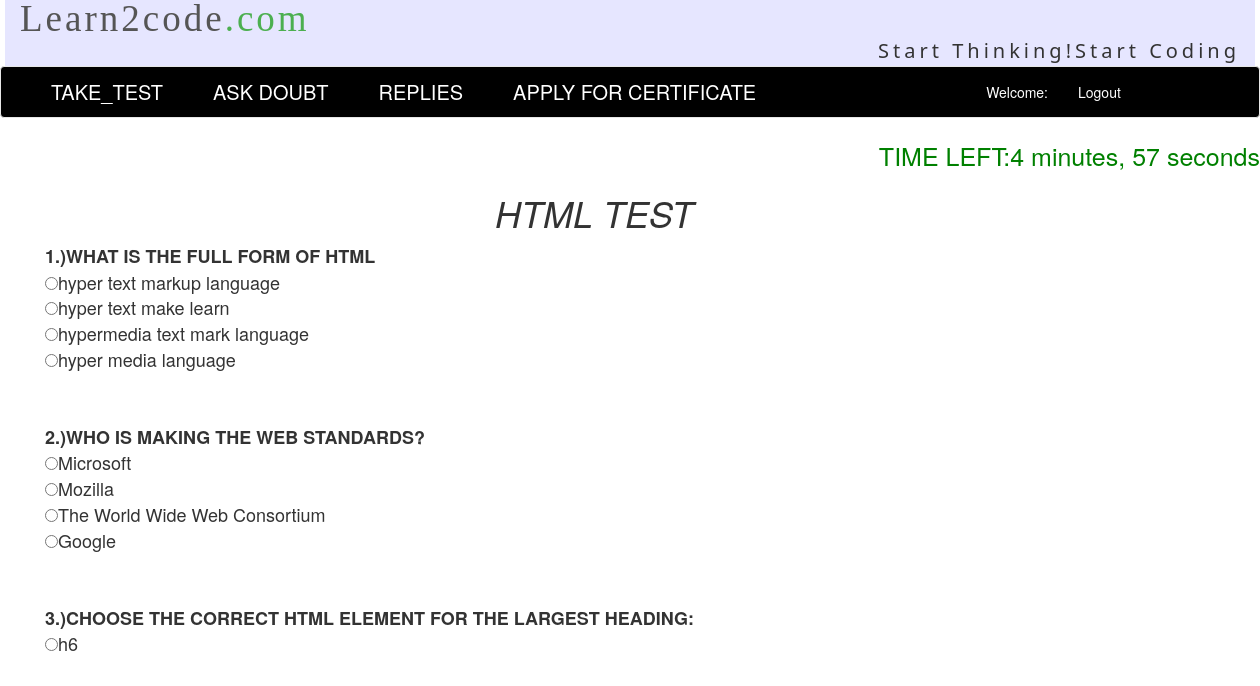
/time.php, run on the app's committed database.
### tables this page shows
CREATE TABLE `qinsert` (
  `id` int(11) NOT NULL,
  `qno` int(11) NOT NULL,
  `question` varchar(1000) NOT NULL,
  `1` varchar(1000) NOT NULL,
  `2` varchar(1000) NOT NULL,
  `3` varchar(1000) NOT NULL,
  `4` varchar(1000) NOT NULL,
  `res` int(11) NOT NULL
);

### time.php (the view, shortened to what this page needs)
<?php include 'stemp.php' ?>
<?php
        $server="localhost";
        $username="root";
        $password="";
        $dbname="project";
        $conn=mysqli_connect($server,$username,$password,$dbname);
        if(!$conn)
        {
          die('could not connect'.mysql_error());
        }
        else
        {
$targetDate = time() + (5*60);
$actualDate = time();
$secondsDiff = $targetDate - $actualDate;
$remainingDay     = floor($secondsDiff/60/60/24);
$remainingHour    = floor(($secondsDiff-($remainingDay*60*60*24))/60/60);
$remainingMinutes = floor(($secondsDiff-($remainingDay*60*60*24)-($remainingHour*60*60))/60);
$remainingSeconds = floor(($secondsDiff-($remainingDay*60*60*24)-($remainingHour*60*60))-($remainingMinutes*60));
}
?>
<!DOCTYPE html PUBLIC "-//W3C//DTD HTML 4.01 Transitional//EN" "http://www.w3.org/TR/html4/loose.dtd">
<head>
</head>
<body onload="setCountDown();">
 <div id="remain" style="float:right;font-size:25px;color:green"><?php echo "TIME LEFT"."$remainingMinutes minutes, $remainingSeconds seconds";?></div>
 <?php
        $server="localhost";
        $username="root";
        $password="";
        $dbname="project";
        $conn=mysqli_connect($server,$username,$password,$dbname);
        if(!$conn)
        {
          die('could not connect'.mysql_error());
        }
        else
        {
          if($stat==0)
          {
            $sql="SELECT * FROM qinsert WHERE id=1";
            $result=mysqli_query($conn,$sql);
            if($result)
            {
              $j=1;
              while($row = $result->fetch_assoc())
              {
                $qno[$j]=$row['qno'];
                $qus[$j]=$row['question'];
                for($k=1;$k<=4;$k++)
                {
                  $ans[$j][$k]=$row[$k];
                }
                $j++;
              }
            }
            else
            {
              echo "not success";
            }
            echo "<div class='container' style='overflow:scroll; height:485px; width:1200px;font-size:18px'>";
            echo "<h1 style='margin-left:450px;'><i>HTML TEST</i></h1>";
            echo "<form name='myform' method='POST' action='time.php'>";
            for($i=1;$i<$j;$i++)
            {
                $r=$qno[$i];
                echo "<b>".$i.".)".strtoupper($qus[$i])."</b>";
                echo "<br/>";
                for($k=1;$k<=4;$k++)
                {
                     echo "<input type='radio' name='$r' value='$k'>".$ans[$i][$k]."<br/>";
                }
              echo "<br/><br/>";
            }
            echo "</form>";
            echo "</div>";
          }
        }
        ?>
</body>
</html>

### stemp.php (shortened to what this page needs)
<!DOCTYPE html>
<html lang="en">
<head>
  <link rel="stylesheet" href="https://maxcdn.bootstrapcdn.com/bootstrap/3.3.7/css/bootstrap.min.css">
</head>
<body>
  <?php
  $name=$_SESSION['name'];
  ?>
  <div class="container" style="postion:fixed;background-color:#e6e6ff;width:1250px;">
  <p><u>Learn2code<span class="com">.com</span></u>
<span class="tile">Start Thinking!Start Coding</span>
</p>
  </div>
    <nav class="navbar navbar-default" style="postion:fixed;">
  <div class="container-fluid">
    <ul class="nav navbar-nav">
      <li class="menu"><a href="time.php"><m>TAKE_TEST</m></a></li>
      <li class="menu"><a href="squery.php"><m>ASK DOUBT</m></a></li>
       <li class="menu"><a href="reply.php"><m>REPLIES</m></a></li>
      <li class="menu"><a href="certify.php"><m>APPLY FOR CERTIFICATE</m></a></li>
      <li class="rig"><a href="#"><n>Welcome: <?php echo strtoupper($name) ?><n></a></li>
      <li class="rig"><a href="logout.php"><n>Logout<n></a></li>
    </ul>
  </div>
</nav>

### stemp.php (style rules this page uses)
.menu { margin-left:20px; font-size: 20px; }
.rig { left:200px; }
.navbar { background:black; }
m { color:white; transition: 0s; }
u { font-family: fontawesome; text-decoration: none; line-height: 1; -webkit-font-smoothing: antialiased; font-size: 37px; letter-spacing: 3px; color: #555555; display: block; position: relative; }
span.com { color:#4CAF50; }
span.tile { float: right; letter-spacing: 4px; font-family: "Segoe UI",Arial,sans-serif; font-size: 20px; }
n { color:white; }

### data on the page
qinsert: 1 "hyper text markup language", 2 "hyper text make learn", 3 "hypermedia text mark language", 4 "hyper media language"
qinsert: 1 "Microsoft", 2 "Mozilla", 3 "The World Wide Web Consortium", 4 "Google"
qinsert: 1 "h6"

### other printed values
$qus[$i] "WHAT IS THE FULL FORM OF HTML"
$qus[$i] "WHO IS MAKING THE WEB STANDARDS?"
$qus[$i] "CHOOSE THE CORRECT HTML ELEMENT FOR THE LARGEST HEADING:"
